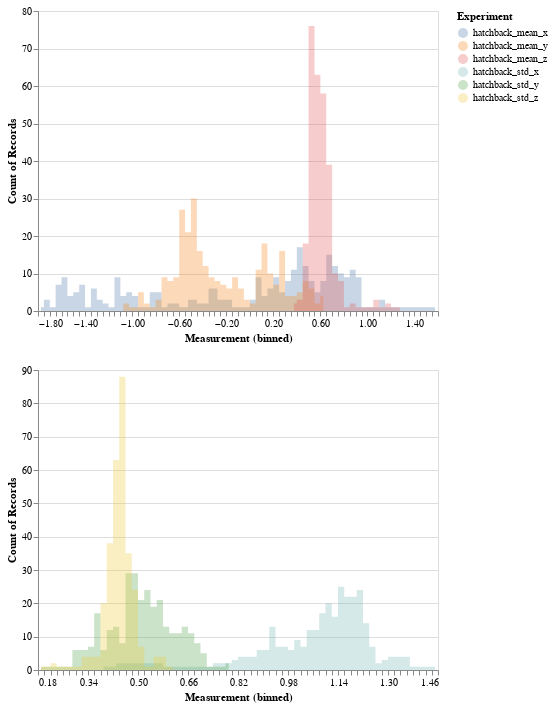

Here is the notebook cell this chart was saved with:
### Code cell
s = pd.DataFrame(x[3])
source_upper = pd.DataFrame({
    'hatchback_mean_x': np.array(s[0]),
    'hatchback_mean_y': np.array(s[1]),
    'hatchback_mean_z': np.array(s[2])
})

source_lower = pd.DataFrame({
    'hatchback_std_x': np.array(s[3]),
    'hatchback_std_y': np.array(s[4]),
    'hatchback_std_z': np.array(s[5])
})



upper=alt.Chart(source_upper).transform_fold(
    ['hatchback_mean_x', 'hatchback_mean_y', 'hatchback_mean_z'],
    as_=['Experiment', 'Measurement']
).mark_area(
    opacity=0.3,
    interpolate='step'
).encode(
    alt.X('Measurement:Q', bin=alt.Bin(maxbins=100)),
    alt.Y('count()', stack=None),
    alt.Color('Experiment:N'))

lower = alt.Chart(source_lower).transform_fold(
    ['hatchback_std_x', 'hatchback_std_y', 'hatchback_std_z'],
    as_=['Experiment', 'Measurement']
).mark_area(
    opacity=0.3,
    interpolate='step'
).encode(
    alt.X('Measurement:Q', bin=alt.Bin(maxbins=100)),
    alt.Y('count()', stack=None),
    alt.Color('Experiment:N'))
alt.vconcat(upper, lower)

### Figure 1 — Vega-Lite specification as saved in the notebook (floating-point values rounded to 4 significant figures; data arrays with more than 128 entries replaced by an {"elided": "..."} marker saying what was removed)
{"config": {"view": {"continuousWidth": 400, "continuousHeight": 300}}, "vconcat": [{"data": {"name": "data-43fed8bba6d5ddeb03048175757ba63c"}, "mark": {"type": "area", "interpolate": "step", "opacity": 0.3}, "encoding": {"color": {"type": "nominal", "field": "Experiment"}, "x": {"type": "quantitative", "bin": {"maxbins": 100}, "field": "Measurement"}, "y": {"type": "quantitative", "aggregate": "count", "stack": null}}, "transform": [{"fold": ["hatchback_mean_x", "hatchback_mean_y", "hatchback_mean_z"], "as": ["Experiment", "Measurement"]}]}, {"data": {"name": "data-927408a8f2202120540180da424a8e95"}, "mark": {"type": "area", "interpolate": "step", "opacity": 0.3}, "encoding": {"color": {"type": "nominal", "field": "Experiment"}, "x": {"type": "quantitative", "bin": {"maxbins": 100}, "field": "Measurement"}, "y": {"type": "quantitative", "aggregate": "count", "stack": null}}, "transform": [{"fold": ["hatchback_std_x", "hatchback_std_y", "hatchback_std_z"], "as": ["Experiment", "Measurement"]}]}], "$schema": "https://vega.github.io/schema/vega-lite/v4.0.2.json", "datasets": {"data-43fed8bba6d5ddeb03048175757ba63c": {"elided": "291 records"}, "data-927408a8f2202120540180da424a8e95": {"elided": "291 records"}}}
